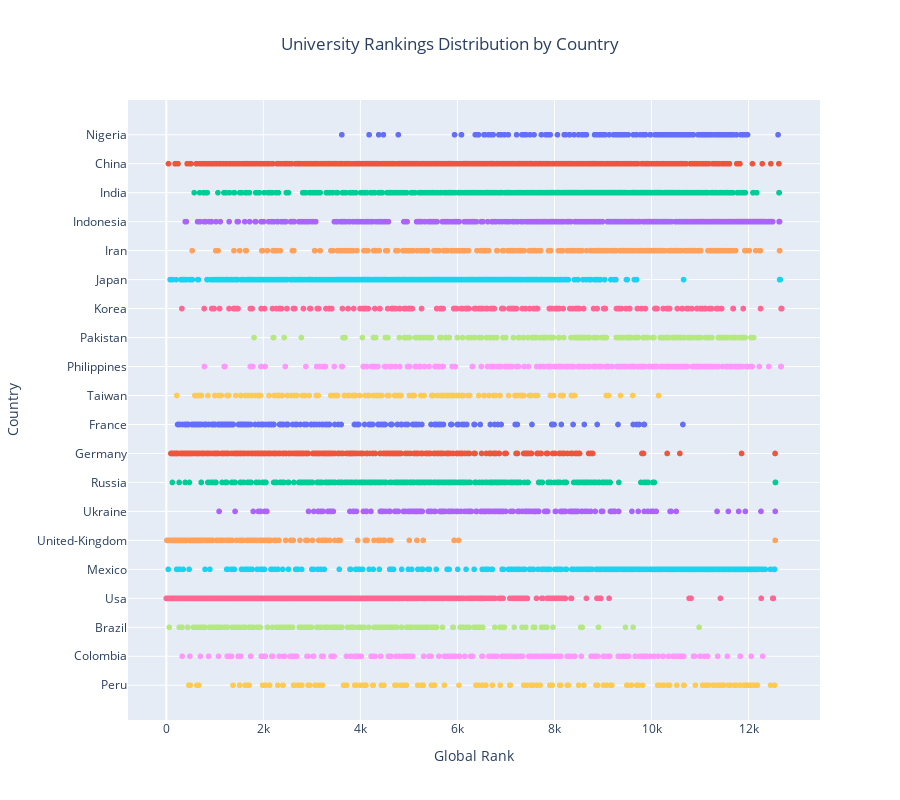

The notebook cell this image was saved under:
### Code cell
# Execute all visualizations
if __name__ == "__main__":
    print("Starting Global University Rankings Analysis...")
    
    # Create world map
    world_map = create_university_map()
    world_map.show()
    
    # Plot country distribution
    plot_top_countries()
    
    # Analyze ranking distribution
    rank_distribution = analyze_ranking_distribution()
    print("\nRanking Distribution:")
    print(rank_distribution)
    
    # Analyze cities
    analyze_university_cities()
    
    # Analyze top 100
    analyze_top_100()
    
    # Create interactive explorer
    rankings_explorer = create_rankings_explorer()
    rankings_explorer.show()
    
    # Analyze excellence clusters
    analyze_excellence_clusters()
    
    # Calculate and display concentration index
    concentration_stats = calculate_concentration_index()
    print("\nUniversity Concentration by Country:")
    print(concentration_stats)

### Figure 1 — Plotly figure (JSON) as saved in the notebook; plotly's stock layout.template omitted (floating-point values rounded to 4 significant figures; data arrays with more than 128 entries replaced by an {"elided": "..."} marker saying what was removed)
{"data": [{"customdata": {"elided": "155x2 str values"}, "hovertemplate": "Country=%{y}<br>Global Rank=%{x}<br>University=%{customdata[0]}<br>City=%{customdata[1]}<extra></extra>", "legendgroup": "Nigeria", "marker": {"color": "#636efa", "symbol": "circle"}, "mode": "markers", "name": "Nigeria", "showlegend": true, "type": "scattergl", "x": {"elided": "155 int values"}, "xaxis": "x", "y": {"elided": "155 str values"}, "yaxis": "y"}, {"customdata": {"elided": "936x2 str values"}, "hovertemplate": "Country=%{y}<br>Global Rank=%{x}<br>University=%{customdata[0]}<br>City=%{customdata[1]}<extra></extra>", "legendgroup": "China", "marker": {"color": "#EF553B", "symbol": "circle"}, "mode": "markers", "name": "China", "showlegend": true, "type": "scattergl", "x": {"elided": "936 int values"}, "xaxis": "x", "y": {"elided": "936 str values"}, "yaxis": "y"}, {"customdata": {"elided": "875x2 str values"}, "hovertemplate": "Country=%{y}<br>Global Rank=%{x}<br>University=%{customdata[0]}<br>City=%{customdata[1]}<extra></extra>", "legendgroup": "India", "marker": {"color": "#00cc96", "symbol": "circle"}, "mode": "markers", "name": "India", "showlegend": true, "type": "scattergl", "x": {"elided": "875 int values"}, "xaxis": "x", "y": {"elided": "875 str values"}, "yaxis": "y"}, {"customdata": {"elided": "575x2 str values"}, "hovertemplate": "Country=%{y}<br>Global Rank=%{x}<br>University=%{customdata[0]}<br>City=%{customdata[1]}<extra></extra>", "legendgroup": "Indonesia", "marker": {"color": "#ab63fa", "symbol": "circle"}, "mode": "markers", "name": "Indonesia", "showlegend": true, "type": "scattergl", "x": {"elided": "575 int values"}, "xaxis": "x", "y": {"elided": "575 str values"}, "yaxis": "y"}, {"customdata": {"elided": "304x2 str values"}, "hovertemplate": "Country=%{y}<br>Global Rank=%{x}<br>University=%{customdata[0]}<br>City=%{customdata[1]}<extra></extra>", "legendgroup": "Iran", "marker": {"color": "#FFA15A", "symbol": "circle"}, "mode": "markers", "name": "Iran", "showlegend": true, "type": "scattergl", "x": {"elided": "304 int values"}, "xaxis": "x", "y": {"elided": "304 str values"}, "yaxis": "y"}, {"customdata": {"elided": "707x2 str values"}, "hovertemplate": "Country=%{y}<br>Global Rank=%{x}<br>University=%{customdata[0]}<br>City=%{customdata[1]}<extra></extra>", "legendgroup": "Japan", "marker": {"color": "#19d3f3", "symbol": "circle"}, "mode": "markers", "name": "Japan", "showlegend": true, "type": "scattergl", "x": {"elided": "707 int values"}, "xaxis": "x", "y": {"elided": "707 str values"}, "yaxis": "y"}, {"customdata": {"elided": "368x2 str values"}, "hovertemplate": "Country=%{y}<br>Global Rank=%{x}<br>University=%{customdata[0]}<br>City=%{customdata[1]}<extra></extra>", "legendgroup": "Korea", "marker": {"color": "#FF6692", "symbol": "circle"}, "mode": "markers", "name": "Korea", "showlegend": true, "type": "scattergl", "x": {"elided": "368 int values"}, "xaxis": "x", "y": {"elided": "368 str values"}, "yaxis": "y"}, {"customdata": {"elided": "176x2 str values"}, "hovertemplate": "Country=%{y}<br>Global Rank=%{x}<br>University=%{customdata[0]}<br>City=%{customdata[1]}<extra></extra>", "legendgroup": "Pakistan", "marker": {"color": "#B6E880", "symbol": "circle"}, "mode": "markers", "name": "Pakistan", "showlegend": true, "type": "scattergl", "x": {"elided": "176 int values"}, "xaxis": "x", "y": {"elided": "176 str values"}, "yaxis": "y"}, {"customdata": {"elided": "254x2 str values"}, "hovertemplate": "Country=%{y}<br>Global Rank=%{x}<br>University=%{customdata[0]}<br>City=%{customdata[1]}<extra></extra>", "legendgroup": "Philippines", "marker": {"color": "#FF97FF", "symbol": "circle"}, "mode": "markers", "name": "Philippines", "showlegend": true, "type": "scattergl", "x": {"elided": "254 int values"}, "xaxis": "x", "y": {"elided": "254 str values"}, "yaxis": "y"}, {"customdata": {"elided": "136x2 str values"}, "hovertemplate": "Country=%{y}<br>Global Rank=%{x}<br>University=%{customdata[0]}<br>City=%{customdata[1]}<extra></extra>", "legendgroup": "Taiwan", "marker": {"color": "#FECB52", "symbol": "circle"}, "mode": "markers", "name": "Taiwan", "showlegend": true, "type": "scattergl", "x": {"elided": "136 int values"}, "xaxis": "x", "y": {"elided": "136 str values"}, "yaxis": "y"}, {"customdata": {"elided": "191x2 str values"}, "hovertemplate": "Country=%{y}<br>Global Rank=%{x}<br>University=%{customdata[0]}<br>City=%{customdata[1]}<extra></extra>", "legendgroup": "France", "marker": {"color": "#636efa", "symbol": "circle"}, "mode": "markers", "name": "France", "showlegend": true, "type": "scattergl", "x": {"elided": "191 int values"}, "xaxis": "x", "y": {"elided": "191 str values"}, "yaxis": "y"}, {"customdata": {"elided": "363x2 str values"}, "hovertemplate": "Country=%{y}<br>Global Rank=%{x}<br>University=%{customdata[0]}<br>City=%{customdata[1]}<extra></extra>", "legendgroup": "Germany", "marker": {"color": "#EF553B", "symbol": "circle"}, "mode": "markers", "name": "Germany", "showlegend": true, "type": "scattergl", "x": {"elided": "363 int values"}, "xaxis": "x", "y": {"elided": "363 str values"}, "yaxis": "y"}, {"customdata": {"elided": "359x2 str values"}, "hovertemplate": "Country=%{y}<br>Global Rank=%{x}<br>University=%{customdata[0]}<br>City=%{customdata[1]}<extra></extra>", "legendgroup": "Russia", "marker": {"color": "#00cc96", "symbol": "circle"}, "mode": "markers", "name": "Russia", "showlegend": true, "type": "scattergl", "x": {"elided": "359 int values"}, "xaxis": "x", "y": {"elided": "359 str values"}, "yaxis": "y"}, {"customdata": {"elided": "183x2 str values"}, "hovertemplate": "Country=%{y}<br>Global Rank=%{x}<br>University=%{customdata[0]}<br>City=%{customdata[1]}<extra></extra>", "legendgroup": "Ukraine", "marker": {"color": "#ab63fa", "symbol": "circle"}, "mode": "markers", "name": "Ukraine", "showlegend": true, "type": "scattergl", "x": {"elided": "183 int values"}, "xaxis": "x", "y": {"elided": "183 str values"}, "yaxis": "y"}, {"customdata": {"elided": "166x2 str values"}, "hovertemplate": "Country=%{y}<br>Global Rank=%{x}<br>University=%{customdata[0]}<br>City=%{customdata[1]}<extra></extra>", "legendgroup": "United-Kingdom", "marker": {"color": "#FFA15A", "symbol": "circle"}, "mode": "markers", "name": "United-Kingdom", "showlegend": true, "type": "scattergl", "x": {"elided": "166 int values"}, "xaxis": "x", "y": {"elided": "166 str values"}, "yaxis": "y"}, {"customdata": {"elided": "544x2 str values"}, "hovertemplate": "Country=%{y}<br>Global Rank=%{x}<br>University=%{customdata[0]}<br>City=%{customdata[1]}<extra></extra>", "legendgroup": "Mexico", "marker": {"color": "#19d3f3", "symbol": "circle"}, "mode": "markers", "name": "Mexico", "showlegend": true, "type": "scattergl", "x": {"elided": "544 int values"}, "xaxis": "x", "y": {"elided": "544 str values"}, "yaxis": "y"}, {"customdata": {"elided": "1724x2 str values"}, "hovertemplate": "Country=%{y}<br>Global Rank=%{x}<br>University=%{customdata[0]}<br>City=%{customdata[1]}<extra></extra>", "legendgroup": "Usa", "marker": {"color": "#FF6692", "symbol": "circle"}, "mode": "markers", "name": "Usa", "showlegend": true, "type": "scattergl", "x": {"elided": "1724 int values"}, "xaxis": "x", "y": {"elided": "1724 str values"}, "yaxis": "y"}, {"customdata": {"elided": "198x2 str values"}, "hovertemplate": "Country=%{y}<br>Global Rank=%{x}<br>University=%{customdata[0]}<br>City=%{customdata[1]}<extra></extra>", "legendgroup": "Brazil", "marker": {"color": "#B6E880", "symbol": "circle"}, "mode": "markers", "name": "Brazil", "showlegend": true, "type": "scattergl", "x": {"elided": "198 int values"}, "xaxis": "x", "y": {"elided": "198 str values"}, "yaxis": "y"}, {"customdata": {"elided": "183x2 str values"}, "hovertemplate": "Country=%{y}<br>Global Rank=%{x}<br>University=%{customdata[0]}<br>City=%{customdata[1]}<extra></extra>", "legendgroup": "Colombia", "marker": {"color": "#FF97FF", "symbol": "circle"}, "mode": "markers", "name": "Colombia", "showlegend": true, "type": "scattergl", "x": {"elided": "183 int values"}, "xaxis": "x", "y": {"elided": "183 str values"}, "yaxis": "y"}, {"customdata": {"elided": "136x2 str values"}, "hovertemplate": "Country=%{y}<br>Global Rank=%{x}<br>University=%{customdata[0]}<br>City=%{customdata[1]}<extra></extra>", "legendgroup": "Peru", "marker": {"color": "#FECB52", "symbol": "circle"}, "mode": "markers", "name": "Peru", "showlegend": true, "type": "scattergl", "x": {"elided": "136 int values"}, "xaxis": "x", "y": {"elided": "136 str values"}, "yaxis": "y"}], "layout": {"height": 800, "legend": {"title": {"text": "Country"}, "tracegroupgap": 0}, "showlegend": false, "title": {"text": "University Rankings Distribution by Country", "x": 0.5}, "xaxis": {"anchor": "y", "domain": [0, 1], "title": {"text": "Global Rank"}}, "yaxis": {"anchor": "x", "categoryarray": ["Peru", "Colombia", "Brazil", "Usa", "Mexico", "United-Kingdom", "Ukraine", "Russia", "Germany", "France", "Taiwan", "Philippines", "Pakistan", "Korea", "Japan", "Iran", "Indonesia", "India", "China", "Nigeria"], "categoryorder": "array", "domain": [0, 1], "title": {"text": "Country"}}}}
